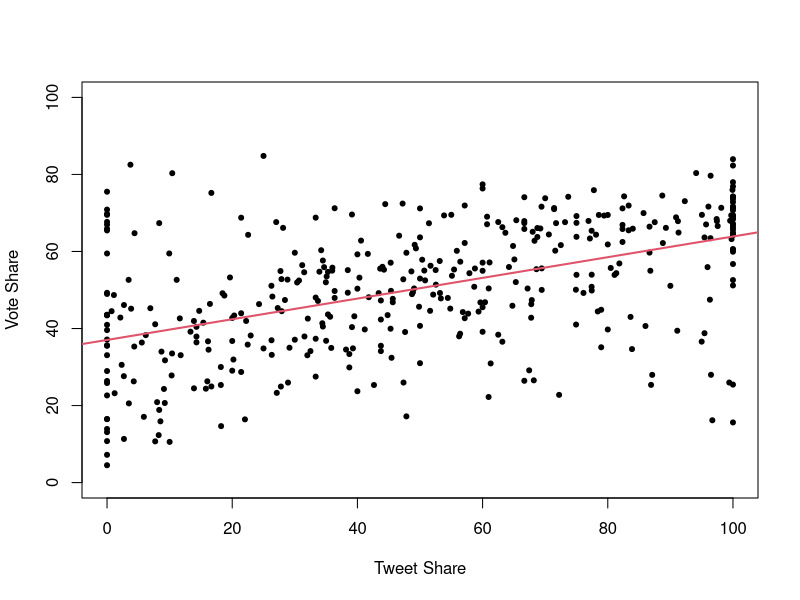
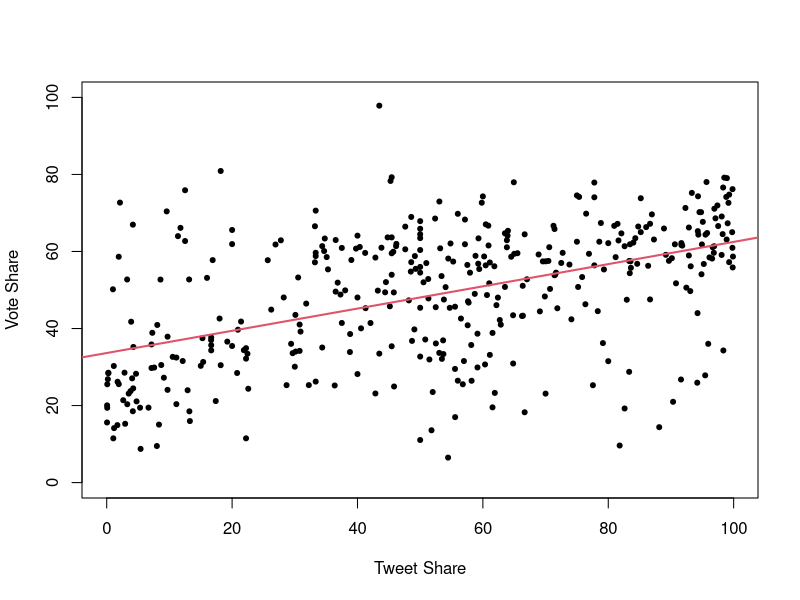
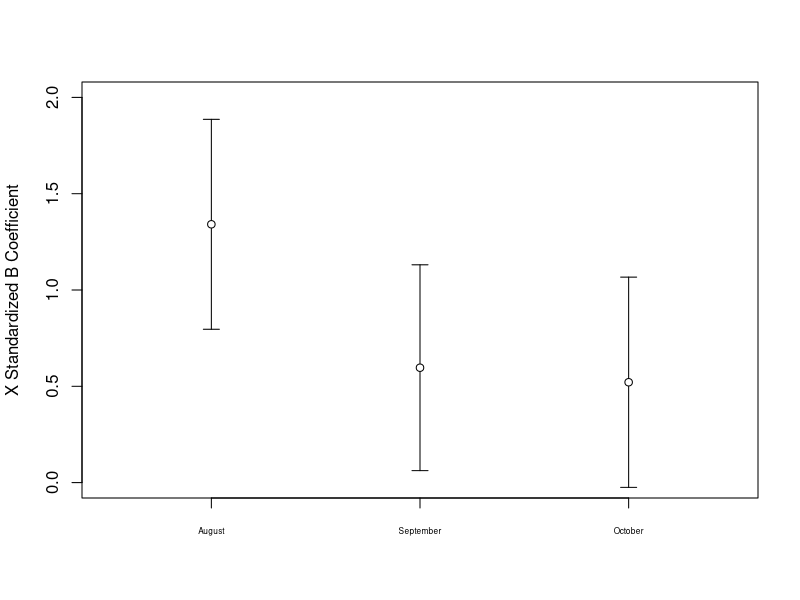

Here is the R script that generated these plots, in order:
library(plotrix)

setwd("/Users/jeremyalbright/Dropbox/MCAA/Webinars/Regression/Data")
dat<-read.csv("mtmv_data_10_12.csv")
attach(dat)

model_name<-lm(vote_share~mshare+rep_inc+mccain+median_age+pct_white+pct_college+med_hhinc+pct_female+cshare_nm)
model_namebi<-lm(vote_share~mshare)
model_edge<-lm(vote_share~eshare+rep_inc+mccain+median_age+pct_white+pct_college+med_hhinc+pct_female+cshare_nm)
model_edgebi<-lm(vote_share~mshare)

###2010 and 2012 Scatter Plots
m10<-lm(vote_share~mshare)
a10<-m10$coefficients[1]
b10<-m10$coefficients[2]

m12<-lm(vote_share_12~mshare_12)
a12<-m12$coefficients[1]
b12<-m12$coefficients[2]

tiff(file="Scatter_2010.tiff", width=1332,height=1507,res=300, compression="lzw")
plot(mshare,vote_share, pch=20, cex=1.0, ylim=c(0, 100), 
     xlab="Tweet Share", ylab="Vote Share")
abline(a10, b10, lwd=2, col=2)
dev.off()

tiff(file="Scatter_2012.tiff", width=1332,height=1507,res=300, compression="lzw")
plot(mshare_12,vote_share_12, pch=20, cex=1.0, ylim=c(0, 100), 
     xlab="Tweet Share", ylab="Vote Share")
abline(a12, b12, lwd=2, col=2)
dev.off()

##Blot of mshare Bs by month
aug_model<-lm(vote_share~aug_mshare+rep_inc+mccain+median_age+pct_white+pct_college+med_hhinc+pct_female+aug_cnnshare)
sep_model<-lm(vote_share~sep_mshare+rep_inc+mccain+median_age+pct_white+pct_college+med_hhinc+pct_female+sep_cnnshare)
oct_model<-lm(vote_share~oct_mshare+rep_inc+mccain+median_age+pct_white+pct_college+med_hhinc+pct_female+oct_cnnshare)

sda<-sd(aug_mshare, na.rm=TRUE)
sds<-sd(sep_mshare, na.rm=TRUE)
sdo<-sd(oct_mshare, na.rm=TRUE)

bpoints<-c(aug_model$coefficients[2]*sda, sep_model$coefficients[2]*sds, oct_model$coefficients[2]*sdo)
bse<-c((coef(summary(aug_model))[2,2]*1.965*sda), (coef(summary(sep_model))[2,2]*1.965*sds), (coef(summary(oct_model))[2,2]*1.965*sdo) )
x<-c(1,2,3)

tiff(file="time_coeff.tiff",width=979,height=981,res=350)
plotCI(x, bpoints, bse, ylim=c(0,2), ylab="X Standardized B Coefficient", xlab="",
	cex=1, lwd=1, xaxt="n", gap=TRUE, xlim=c(.5,3.5), cex.axis=1)
axis(1, at=c(1,2,3), labels=c("August", "September", "October"), cex.axis=.5, cex.lab=.5)
dev.off()